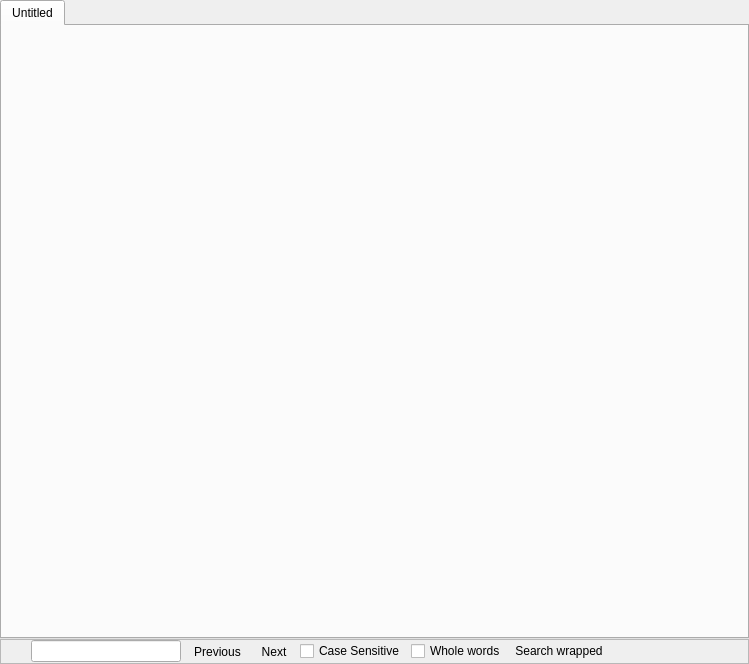
<?xml version="1.0" encoding="UTF-8"?>
<ui version="4.0">
 <comment>*********************************************************************
**
** Copyright (C) 1992-2006 Trolltech ASA. All rights reserved.
**
** This file is part of the Qt Assistant of the Qt Toolkit.
**
** This file may be used under the terms of the GNU General Public
** License version 2.0 as published by the Free Software Foundation
** and appearing in the file LICENSE.GPL included in the packaging of
** this file.  Please review the following information to ensure GNU
** General Public Licensing requirements will be met:
** http://www.trolltech.com/products/qt/opensource.html
**
** If you are unsure which license is appropriate for your use, please
** review the following information:
** http://www.trolltech.com/products/qt/licensing.html or contact the
** sales department at sales@trolltech.com.
**
** This file is provided AS IS with NO WARRANTY OF ANY KIND, INCLUDING THE
** WARRANTY OF DESIGN, MERCHANTABILITY AND FITNESS FOR A PARTICULAR PURPOSE.
**
*********************************************************************</comment>
 <class>TabbedBrowser</class>
 <widget class="QWidget" name="TabbedBrowser">
  <property name="geometry">
   <rect>
    <x>0</x>
    <y>0</y>
    <width>749</width>
    <height>664</height>
   </rect>
  </property>
  <property name="windowTitle">
   <string>TabbedBrowser</string>
  </property>
  <layout class="QVBoxLayout">
   <property name="spacing">
    <number>0</number>
   </property>
   <property name="margin">
    <number>0</number>
   </property>
   <item>
    <widget class="QCustomTabWidget" name="tabWidget">
     <widget class="QWidget" name="frontpage">
      <attribute name="title">
       <string>Untitled</string>
      </attribute>
      <layout class="QGridLayout">
       <property name="margin">
        <number>8</number>
       </property>
       <property name="spacing">
        <number>6</number>
       </property>
      </layout>
     </widget>
    </widget>
   </item>
   <item>
    <widget class="QFrame" name="frameFind">
     <property name="frameShape">
      <enum>QFrame::StyledPanel</enum>
     </property>
     <property name="frameShadow">
      <enum>QFrame::Raised</enum>
     </property>
     <layout class="QHBoxLayout">
      <property name="spacing">
       <number>6</number>
      </property>
      <property name="margin">
       <number>0</number>
      </property>
      <item>
       <widget class="QToolButton" name="toolClose">
        <property name="text">
         <string/>
        </property>
        <property name="icon">
         <iconset resource="resources/images.qrc">
          <normaloff>:/images/find_close.png</normaloff>:/images/find_close.png</iconset>
        </property>
        <property name="autoRaise">
         <bool>true</bool>
        </property>
       </widget>
      </item>
      <item>
       <widget class="QLineEdit" name="editFind">
        <property name="sizePolicy">
         <sizepolicy hsizetype="Fixed" vsizetype="Fixed">
          <horstretch>0</horstretch>
          <verstretch>0</verstretch>
         </sizepolicy>
        </property>
        <property name="minimumSize">
         <size>
          <width>150</width>
          <height>0</height>
         </size>
        </property>
       </widget>
      </item>
      <item>
       <widget class="QToolButton" name="toolPrevious">
        <property name="text">
         <string>Previous</string>
        </property>
        <property name="icon">
         <iconset resource="resources/images.qrc">
          <normaloff>:/images/find_previous.png</normaloff>:/images/find_previous.png</iconset>
        </property>
        <property name="toolButtonStyle">
         <enum>Qt::ToolButtonTextBesideIcon</enum>
        </property>
        <property name="autoRaise">
         <bool>true</bool>
        </property>
       </widget>
      </item>
      <item>
       <widget class="QToolButton" name="toolNext">
        <property name="minimumSize">
         <size>
          <width>0</width>
          <height>0</height>
         </size>
        </property>
        <property name="text">
         <string>Next</string>
        </property>
        <property name="icon">
         <iconset resource="resources/images.qrc">
          <normaloff>:/images/find_next.png</normaloff>:/images/find_next.png</iconset>
        </property>
        <property name="toolButtonStyle">
         <enum>Qt::ToolButtonTextBesideIcon</enum>
        </property>
        <property name="autoRaise">
         <bool>true</bool>
        </property>
        <property name="arrowType">
         <enum>Qt::NoArrow</enum>
        </property>
       </widget>
      </item>
      <item>
       <widget class="QCheckBox" name="checkCase">
        <property name="text">
         <string>Case Sensitive</string>
        </property>
       </widget>
      </item>
      <item>
       <widget class="QCheckBox" name="checkWholeWords">
        <property name="text">
         <string>Whole words</string>
        </property>
       </widget>
      </item>
      <item>
       <widget class="QLabel" name="labelWrapped">
        <property name="minimumSize">
         <size>
          <width>0</width>
          <height>20</height>
         </size>
        </property>
        <property name="maximumSize">
         <size>
          <width>1050</width>
          <height>20</height>
         </size>
        </property>
        <property name="text">
         <string>&lt;img src=&quot;:/images/find_wrap.png&quot;&gt;&amp;nbsp;Search wrapped</string>
        </property>
        <property name="textFormat">
         <enum>Qt::RichText</enum>
        </property>
        <property name="scaledContents">
         <bool>true</bool>
        </property>
        <property name="alignment">
         <set>Qt::AlignLeading|Qt::AlignLeft|Qt::AlignVCenter</set>
        </property>
       </widget>
      </item>
      <item>
       <spacer>
        <property name="orientation">
         <enum>Qt::Horizontal</enum>
        </property>
        <property name="sizeHint" stdset="0">
         <size>
          <width>81</width>
          <height>21</height>
         </size>
        </property>
       </spacer>
      </item>
     </layout>
    </widget>
   </item>
  </layout>
 </widget>
 <customwidgets>
  <customwidget>
   <class>QCustomTabWidget</class>
   <extends>QTabWidget</extends>
   <header>qcustomtabwidget.h</header>
   <container>1</container>
  </customwidget>
 </customwidgets>
 <resources>
  <include location="resources/images.qrc"/>
 </resources>
 <connections/>
</ui>
